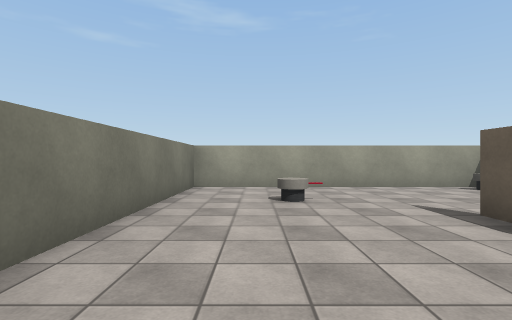
view 1 (above)

24 first-person views from a walk through a Unity game level. The camera is 1.3 m above the floor, looks level and sees 85° across. The floor is counted in squares, 2 m on a side. Each view is taken from the middle of a square. On the plan, view 1 faces up. The plan holds only what a view shows up to about 9 squares ahead; the rest is blank. Some surface patterns are stand-ins.

view 2
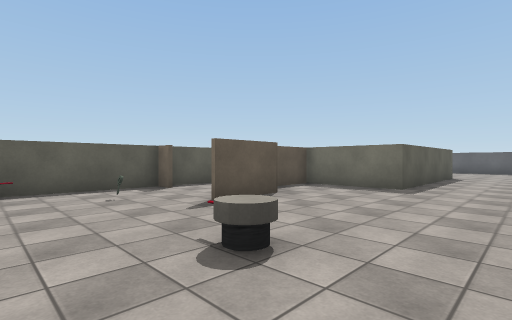

view 3
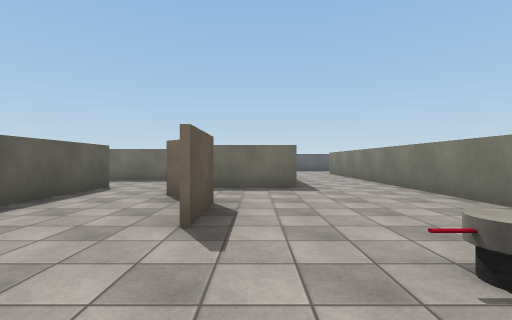

view 4
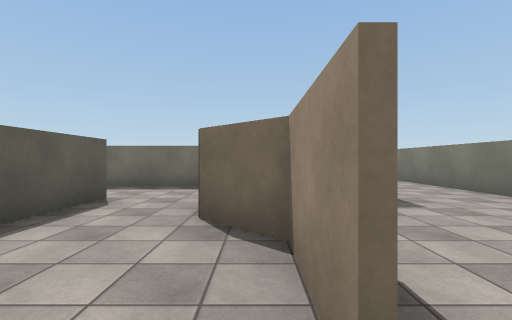

view 5
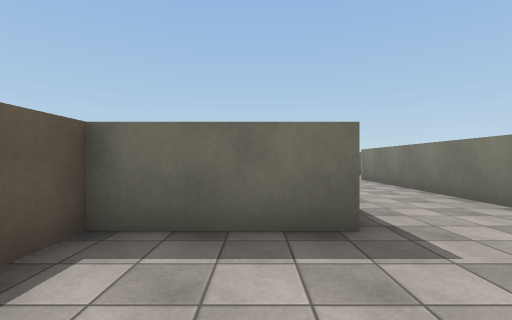

view 6
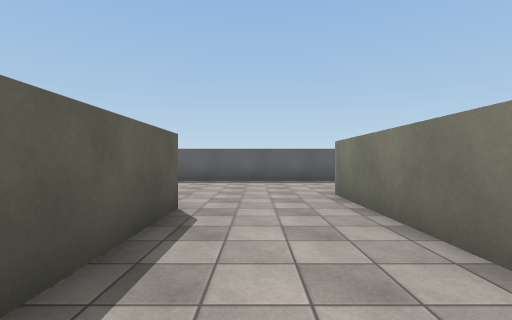

view 7
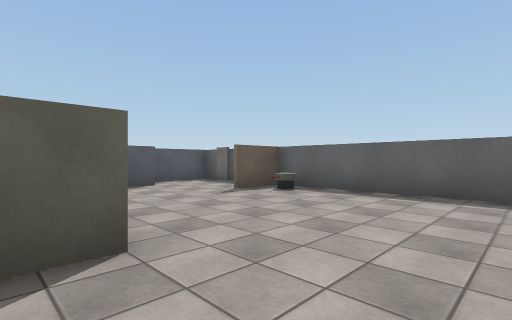

view 8
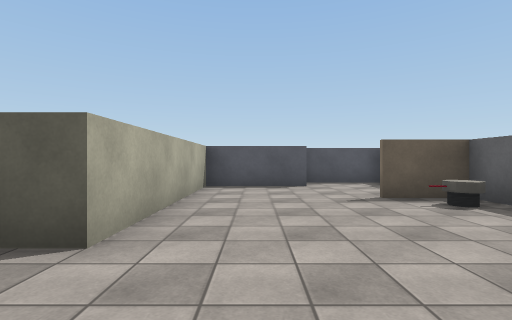

view 9
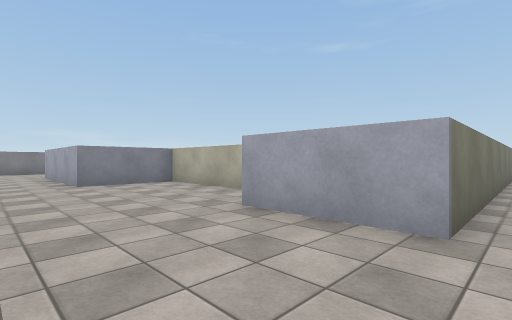

view 10
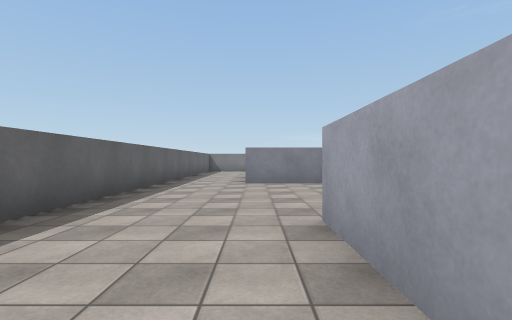

view 11
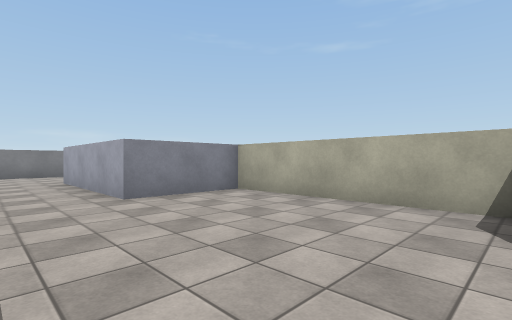

view 12
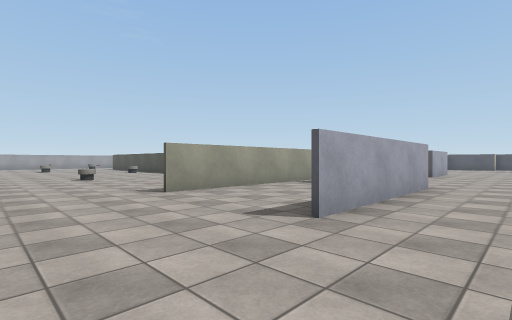

view 13
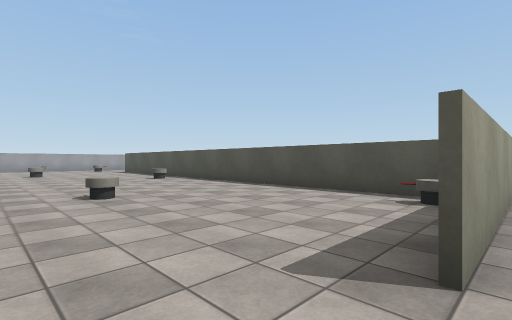

view 14
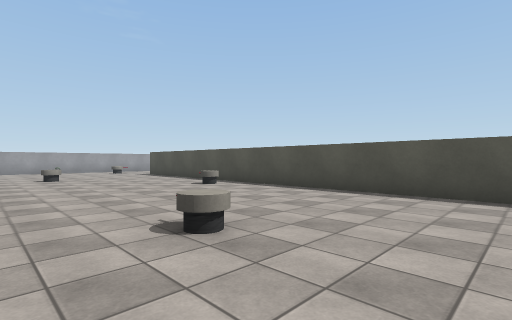

view 15
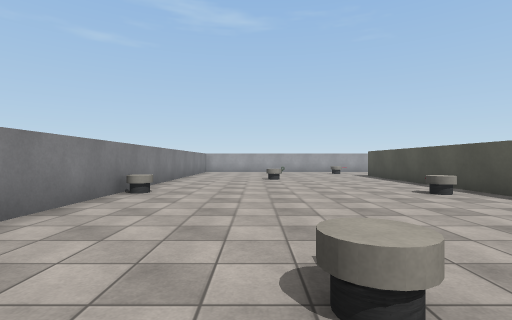

view 16
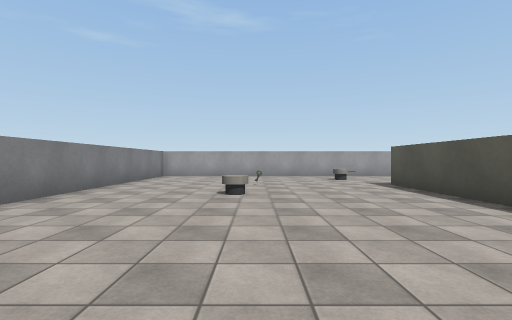

view 17
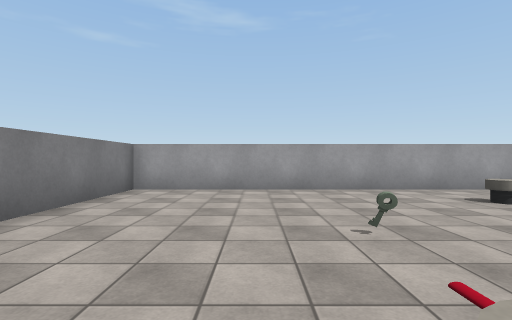

view 18
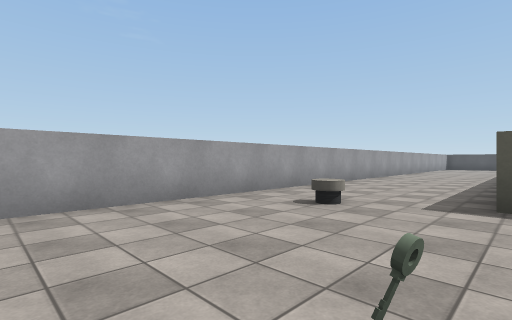

view 19
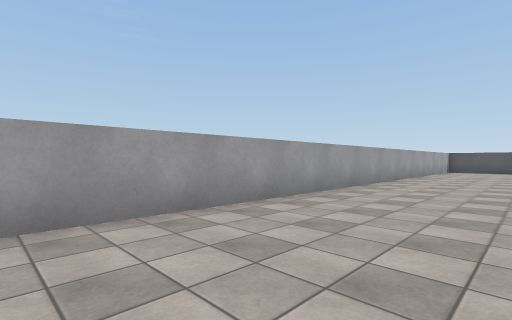

view 20
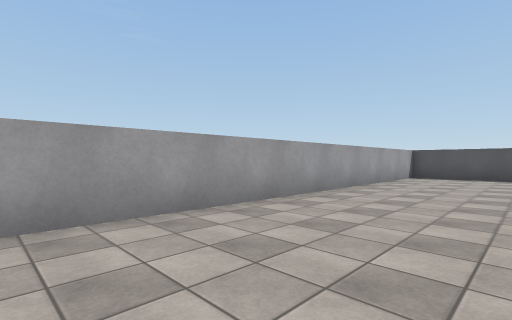

view 21
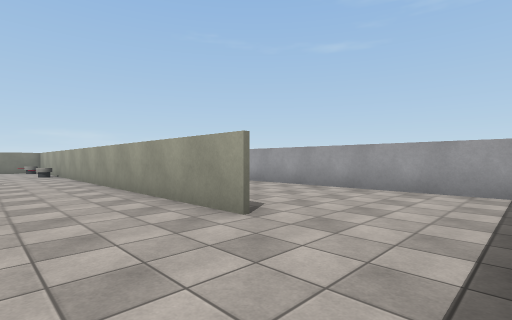

view 22
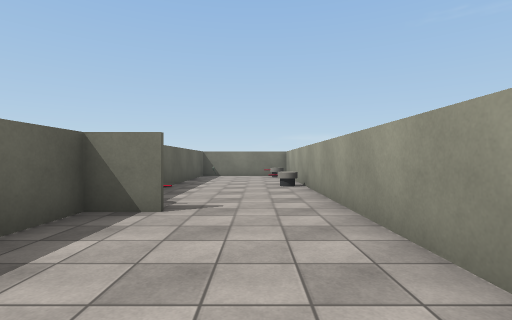

view 23
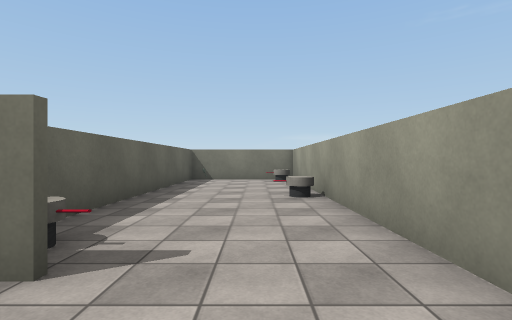

view 24
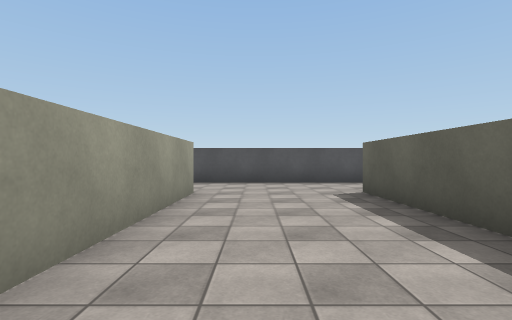

### Floor plan
Ten units are one square. View 1 is at (0, 0); x grows to the right and y downward. Boxes are objects, and circles mark ways between rooms. Rooms are numbered by the first view taken in them; rooms with no view inside come last. Other rooms are left out.
<svg viewBox="-172 -146 259 258">
<path fill="none" stroke="#000" d="M26 -17 26 -34M27 -34 27 -18 36 -9M50 -28 56 -28M55 9 55 -57M44 29 56 29M-15 -64 -15 73M55 -67 -15 -67M10 58 10 6 35 6 35 -7M-15 73 -40 73M-41 58 -88 58 -88 83M59 84 59 58 10 58M56 107 61 107M-85 107 38 107 38 91M70 106 70 84M-90 -68 -29 -68M-15 -68 -3 -68M22 -68 57 -68M-94 39 -94 -95M-85 47 -134 47M56 -102 -83 -102M82 -59 82 -126M-88 83 -134 83M56 29 68 29M77 -141 -167 -141 -167 -19M-100 107 -85 107"/>
<rect x="5" y="-55" width="10" height="10" fill="#bbb"><title>turret</title></rect>
<rect x="35" y="-45" width="10" height="10" fill="#bbb"><title>other object</title></rect>
<rect x="45" y="-65" width="10" height="10" fill="#bbb"><title>other object</title></rect>
<rect x="25" y="95" width="10" height="10" fill="#bbb"><title>turret</title></rect>
<rect x="-165" y="-55" width="10" height="10" fill="#bbb"><title>turret</title></rect>
<rect x="-145" y="-5" width="10" height="10" fill="#bbb"><title>turret</title></rect>
<rect x="-135" y="-85" width="10" height="10" fill="#bbb"><title>turret</title></rect>
<rect x="-135" y="-105" width="10" height="10" fill="#bbb"><title>other object</title></rect>
<rect x="-105" y="35" width="10" height="10" fill="#bbb"><title>turret</title></rect>
<rect x="-105" y="-45" width="10" height="10" fill="#bbb"><title>turret</title></rect>
<rect x="-105" y="-125" width="10" height="10" fill="#bbb"><title>turret</title></rect>
<rect x="-95" y="-105" width="10" height="10" fill="#bbb"><title>turret</title></rect>
<rect x="-55" y="-105" width="10" height="10" fill="#bbb"><title>turret</title></rect>
<rect x="-25" y="-75" width="10" height="10" fill="#bbb"><title>turret</title></rect>
<circle cx="-5" cy="55" r="3" fill="#2a7"/>
<circle cx="60" cy="15" r="3" fill="#2a7"/>
<circle cx="-90" cy="95" r="3" fill="#2a7"/>
<text x="20" y="-20">1</text>
<text x="-10" y="80">2</text>
<text x="-70" y="-70">3</text>
</svg>
Room 1 opens to room 2. Room 1 opens to room 3. Room 2 opens to room 3.

Where each view was taken, in squares from view 1:
view 1: 0 up, 0 right, facing up
view 2: 6 up, 1 left, facing down-right
view 3: 6 up, 2 right, facing down
view 4: 4 up, 3 right, facing down
view 5: 2 up, 2 right, facing down
view 6: 2 down, 0 right, facing down
view 7: 5 down, 1 left, facing down-right
view 8: 7 down, 1 left, facing right
view 9: 10 down, 1 left, facing up-left
view 10: 8 down, 1 left, facing left
view 11: 10 down, 4 left, facing up-left
view 12: 10 down, 16 left, facing up-right
view 13: 5 down, 15 left, facing up-right
view 14: 2 down, 15 left, facing up-right
view 15: 1 down, 14 left, facing up
view 16: 3 up, 13 left, facing up
view 17: 8 up, 14 left, facing up
view 18: 10 up, 14 left, facing up-right
view 19: 11 up, 9 left, facing up-right
view 20: 11 up, 3 left, facing up-right
view 21: 8 up, 8 right, facing up-left
view 22: 9 up, 2 right, facing left
view 23: 9 up, 0 right, facing left
view 24: 9 up, 0 right, facing right
